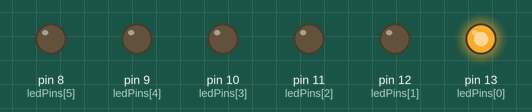
Recording of a sketch running on a simulated Arduino Uno, built with avr-gcc and run on an emulated ATmega328P. Shown: output pins drawn as LEDs (lit = HIGH).

Above: at 0.1 s.
At 0.7 s:
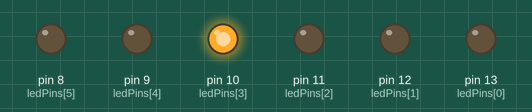
At 1.1 s:
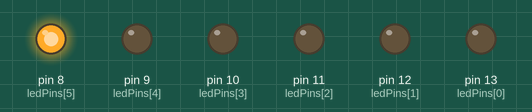
At 2.3 s:
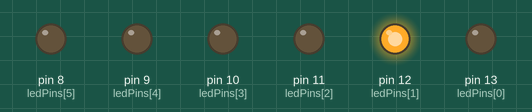
At 3.3 s:
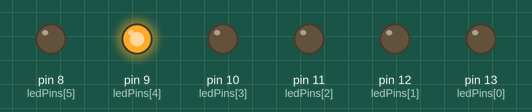
At 4.5 s:
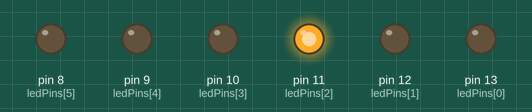
Timing chart, 0 to 4.8 s (numbered marks = the images above):
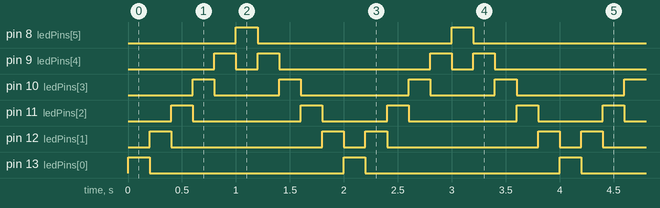

Measured:
- by itself, pin 8 (ledPins[5]), pin 13 (ledPins[0]): alternates HIGH for 0.20 s and LOW for 1.8 s
- by itself, pin 9 (ledPins[4]): repeats every 2.0 s: LOW 0.20 s, HIGH 0.20 s, LOW 1.4 s, HIGH 0.20 s
- by itself, pin 10 (ledPins[3]): repeats every 2.0 s: LOW 0.60 s, HIGH 0.20 s, LOW 1.0 s, HIGH 0.20 s
- by itself, pin 11 (ledPins[2]): repeats every 2.0 s: LOW 1.0 s, HIGH 0.20 s, LOW 0.60 s, HIGH 0.20 s
- by itself, pin 12 (ledPins[1]): repeats every 2.0 s: LOW 1.4 s, HIGH 0.20 s, LOW 0.20 s, HIGH 0.20 s

The sketch:

mic1_week1.ino
```cpp
/*
  MIC1 Week 1. Basics

  Author Barna-Botond Janosi
         2170302
  Date   05/06/2025
*/

const int ledPins[] = {13, 12, 11, 10, 9, 8};

void setup() {
  // Configure pins and initial pin value
  for(int i = 0; i < 6; i++) {
    pinMode(ledPins[i], OUTPUT);
    digitalWrite(ledPins[i], LOW);
  }
}
//index indicates which item in the pin array is currently being handled
void loop() {
  for(int i = 0; i <= 5; i++) {
    digitalWrite(ledPins[i], HIGH);
    delay(200);
    digitalWrite(ledPins[i], LOW);
    //delay(200);
  }
  for(int i = 4; i >= 1; i--) {
    digitalWrite(ledPins[i], HIGH);
    delay(200);
    digitalWrite(ledPins[i], LOW);
    //delay(200);
  }
}
```
